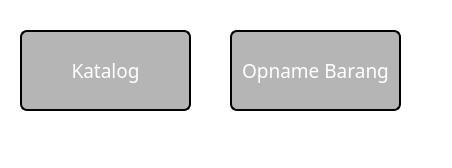
<?xml version="1.0" encoding="UTF-8"?>
<ui version="4.0">
 <class>MainWindow</class>
 <widget class="QMainWindow" name="MainWindow">
  <property name="geometry">
   <rect>
    <x>0</x>
    <y>0</y>
    <width>452</width>
    <height>168</height>
   </rect>
  </property>
  <property name="windowTitle">
   <string>Halaman Utama</string>
  </property>
  <property name="windowIcon">
   <iconset resource="../data/ui/logo.qrc">
    <normaloff>:/newPrefix/logo.png</normaloff>:/newPrefix/logo.png</iconset>
  </property>
  <property name="styleSheet">
   <string notr="true">background-color: rgb(255, 255, 255);</string>
  </property>
  <widget class="QWidget" name="centralwidget">
   <widget class="QPushButton" name="katalogButton">
    <property name="geometry">
     <rect>
      <x>20</x>
      <y>30</y>
      <width>171</width>
      <height>81</height>
     </rect>
    </property>
    <property name="font">
     <font>
      <family>Sans Serif Collection</family>
      <pointsize>14</pointsize>
      <weight>50</weight>
      <italic>false</italic>
      <bold>false</bold>
     </font>
    </property>
    <property name="styleSheet">
     <string notr="true">QPushButton {color:white; background-color:#B5B5B5;border:2px solid black;
border-radius: 7px;
padding: 0 8px;}




QPushButton:hover:!pressed {
 background-color: #3D3D3D;
border-style:inset
}

QPushButton:hover {
 background-color:#171717
}


</string>
    </property>
    <property name="text">
     <string>Katalog</string>
    </property>
   </widget>
   <widget class="QPushButton" name="keluarmasukBarang">
    <property name="geometry">
     <rect>
      <x>230</x>
      <y>30</y>
      <width>171</width>
      <height>81</height>
     </rect>
    </property>
    <property name="font">
     <font>
      <family>Sans Serif Collection</family>
      <pointsize>14</pointsize>
      <weight>50</weight>
      <italic>false</italic>
      <bold>false</bold>
     </font>
    </property>
    <property name="styleSheet">
     <string notr="true">QPushButton {color:white; background-color:#B5B5B5;border:2px solid black;
border-radius: 7px;
padding: 0 8px;}




QPushButton:hover:!pressed {
 background-color: #3D3D3D;
border-style:inset
}

QPushButton:hover {
 background-color:#171717
}


</string>
    </property>
    <property name="text">
     <string>Opname Barang</string>
    </property>
   </widget>
  </widget>
  <widget class="QStatusBar" name="statusbar"/>
  <action name="actionExit">
   <property name="text">
    <string>Exit</string>
   </property>
  </action>
 </widget>
 <resources>
  <include location="../data/ui/logo.qrc"/>
 </resources>
 <connections/>
</ui>
